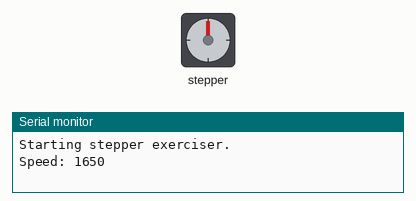
Bench run of a sketch on a simulated Arduino Uno, built with avr-gcc and run on an emulated ATmega328P. Shown: stepper motor, the last lines printed to the serial monitor. Wiring (inferred from the names in the program): stepper motor driver (200 steps per turn assumed): step pin 15; direction pin 18; enable pin 19.

Above: at 0.05 s.
At 5.55 s:
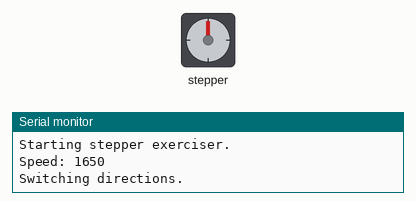
At 11.15 s:
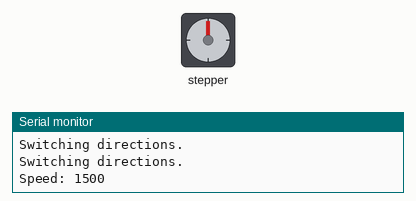
At 22.55 s:
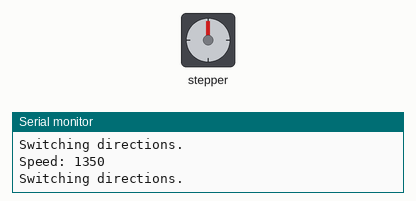
Timing chart, 0 to 31.4 s (numbered marks = the images above):
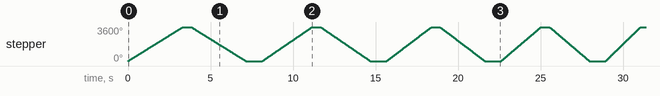

The sketch:

exerciser.pde
```cpp
#define stepPin 15
#define dirPin 18
#define enablePin 19

void setup()
{
  Serial.begin(9600);
  Serial.println("Starting stepper exerciser.");

  pinMode(stepPin, OUTPUT);
  pinMode(dirPin, OUTPUT);
  pinMode(enablePin, OUTPUT);

  digitalWrite(dirPin, HIGH);
  digitalWrite(stepPin, LOW);
  digitalWrite(enablePin, LOW);
}

void loop()
{
    int i, j;

    for (i=1650; i>=600; i-=150)
    {
      Serial.print("Speed: ");
      Serial.println(i);

      for (j=0; j<2000; j++)
      {
        digitalWrite(stepPin, HIGH);
        delayMicroseconds(2);
        digitalWrite(stepPin, LOW);
        delayMicroseconds(i);
      }

      delay(500);
      Serial.println("Switching directions.");
      digitalWrite(dirPin, !digitalRead(dirPin));

      for (j=0; j<2000; j++)
      {
        digitalWrite(stepPin, HIGH);
        delayMicroseconds(2);
        digitalWrite(stepPin, LOW);
        delayMicroseconds(i);
      }

      delay(1000);
      Serial.println("Switching directions.");
      digitalWrite(dirPin, !digitalRead(dirPin));
  }
}
```
